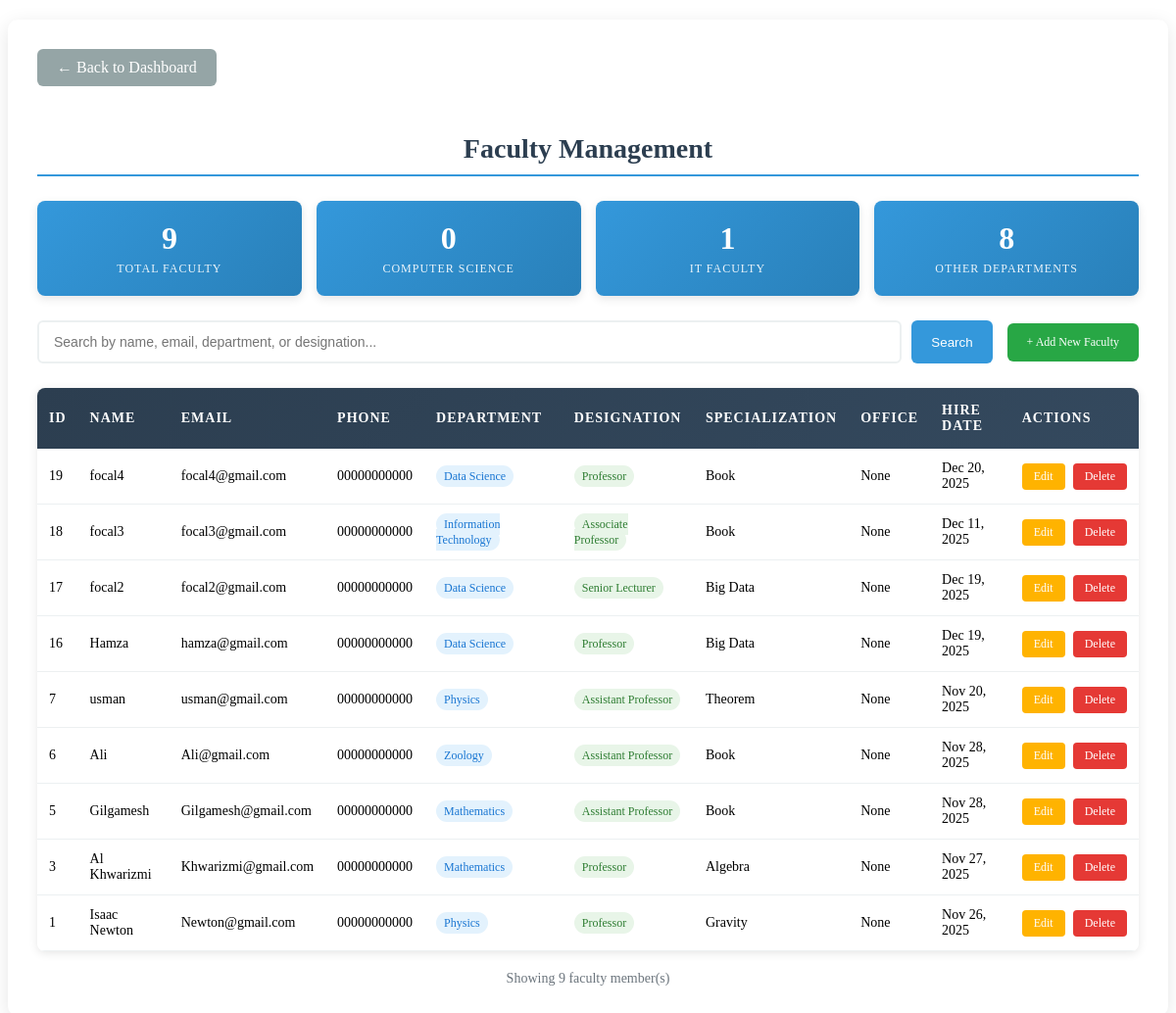
Screenshot of /Admin/View_faculty.php (signed in) with the database file from the repository.
### tables this page shows
CREATE TABLE `faculty` (
  `faculty_id` int(11) NOT NULL,
  `admin_id` int(11) NOT NULL,
  `name` varchar(100) NOT NULL,
  `username` varchar(50) NOT NULL,
  `email` varchar(100) NOT NULL,
  `phone` varchar(20) NOT NULL,
  `password` varchar(255) NOT NULL,
  `department` varchar(100) NOT NULL,
  `designation` varchar(100) NOT NULL,
  `specialization` varchar(255) DEFAULT NULL,
  `office_location` varchar(100) DEFAULT NULL,
  `office_hours` varchar(100) DEFAULT NULL,
  `address` varchar(255) DEFAULT NULL,
  `hire_date` date NOT NULL,
  `created_at` timestamp NOT NULL DEFAULT current_timestamp(),
  `is_focal_person` tinyint(1) DEFAULT 0,
  `focal_responsibility` varchar(255) DEFAULT NULL
);

### Admin/View_faculty.php (the view, shortened to what this page needs)
<?php
include("../db_connect.php");
$search = "";
if (isset($_GET['search']) && !empty($_GET['search'])) {
    $search = trim($_GET['search']);
    $stmt = $conn->prepare("SELECT * FROM faculty WHERE name LIKE ? OR email LIKE ? OR department LIKE ? OR designation LIKE ? ORDER BY faculty_id DESC");
    $search_param = "%$search%";
    $stmt->bind_param("ssss", $search_param, $search_param, $search_param, $search_param);
} else {
    $stmt = $conn->prepare("SELECT * FROM faculty ORDER BY faculty_id DESC");
}
$stmt->execute();
$result = $stmt->get_result();
$total_faculty = $conn->query("SELECT COUNT(*) as total FROM faculty")->fetch_assoc()['total'];
$cs_faculty = $conn->query("SELECT COUNT(*) as total FROM faculty WHERE department = 'Computer Science'")->fetch_assoc()['total'];
$it_faculty = $conn->query("SELECT COUNT(*) as total FROM faculty WHERE department = 'Information Technology'")->fetch_assoc()['total'];
?>
<!DOCTYPE html>
<html lang="en">
<head>
    <link rel="stylesheet" href="Css/View faculty.css">
</head>
<body>
    <div class="view-faculty-container">
        <a href="index.php" class="back-btn-faculty">← Back to Dashboard</a>
        <h2>Faculty Management</h2>
        <div class="faculty-stats">
            <div class="stat-card">
                <div class="stat-number"><?php echo $total_faculty; ?></div>
                <div class="stat-label">Total Faculty</div>
            </div>
            <div class="stat-card">
                <div class="stat-number"><?php echo $cs_faculty; ?></div>
                <div class="stat-label">Computer Science</div>
            </div>
            <div class="stat-card">
                <div class="stat-number"><?php echo $it_faculty; ?></div>
                <div class="stat-label">IT Faculty</div>
            </div>
            <div class="stat-card">
                <div class="stat-number"><?php echo $total_faculty - ($cs_faculty + $it_faculty); ?></div>
                <div class="stat-label">Other Departments</div>
            </div>
        </div>
        <div class="faculty-header">
            <form method="GET" action="" class="faculty-search">
                <input type="text" name="search" value="<?php echo htmlspecialchars($search); ?>" placeholder="Search by name, email, department, or designation...">
                <button type="submit">Search</button>
            </form>
            <a href="add_faculty.php" class="action-btn" style="background: #28a745; color: white; text-decoration: none; padding: 12px 20px; border-radius: 6px;">+ Add New Faculty</a>
        </div>
        <div class="faculty-table-container">
            <?php if ($result->num_rows > 0): ?>
                <table class="faculty-table">
                    <thead>
                        <tr>
                            <th>ID</th>
                            <th>Name</th>
                            <th>Email</th>
                            <th>Phone</th>
                            <th>Department</th>
                            <th>Designation</th>
                            <th>Specialization</th>
                            <th>Office</th>
                            <th>Hire Date</th>
                            <th>Actions</th>
                        </tr>
                    </thead>
                    <tbody>
                        <?php while ($faculty = $result->fetch_assoc()): ?>
                            <tr>
                                <td><?php echo $faculty['faculty_id']; ?></td>
                                <td><?php echo htmlspecialchars($faculty['name']); ?></td>
                                <td><?php echo htmlspecialchars($faculty['email']); ?></td>
                                <td><?php echo htmlspecialchars($faculty['phone']); ?></td>
                                <td><span class="department-badge"><?php echo htmlspecialchars($faculty['department']); ?></span></td>
                                <td><span class="designation-badge"><?php echo htmlspecialchars($faculty['designation']); ?></span></td>
                                <td><?php echo htmlspecialchars($faculty['specialization'] ?: 'N/A'); ?></td>
                                <td><?php echo htmlspecialchars($faculty['office_location'] ?: 'N/A'); ?></td>
                                <td><?php echo date('M d, Y', strtotime($faculty['hire_date'])); ?></td>
                                <td>
                                    <div class="faculty-actions">
                                        <a href="edit_faculty.php?id=<?php echo $faculty['faculty_id']; ?>" class="action-btn edit-faculty">Edit</a>
                                        <a href="delete_faculty.php?id=<?php echo $faculty['faculty_id']; ?>" class="action-btn delete-faculty" onclick="return confirm('Are you sure you want to delete this faculty member?')">Delete</a>
                                    </div>
                                </td>
                            </tr>
                        <?php endwhile; ?>
                    </tbody>
                </table>
            <?php endif; ?>
        </div>
        <?php if ($result->num_rows > 0): ?>
            <div style="margin-top: 20px; text-align: center; color: #6c757d; font-size: 14px;">
                Showing <?php echo $result->num_rows; ?> faculty member(s)
            </div>
        <?php endif; ?>
    </div>
</body>
</html>

### Admin/Css/view faculty.css (style rules this page uses)
.view-faculty-container { max-width: 1200px; margin: 20px auto; padding: 30px; background: #fff; border-radius: 10px; box-shadow: 0 5px 20px rgba(0,0,0,0.1); }
.view-faculty-container h2 { color: #2c3e50; margin-bottom: 25px; text-align: center; font-size: 28px; border-bottom: 2px solid #3498db; padding-bottom: 10px; }
.faculty-header { display: flex; justify-content: between; align-items: center; margin-bottom: 25px; flex-wrap: wrap; gap: 15px; }
.faculty-search { display: flex; gap: 10px; flex: 1; min-width: 300px; }
.faculty-search input { flex: 1; padding: 12px 15px; border: 2px solid #ecf0f1; border-radius: 6px; font-size: 14px; transition: all 0.3s ease; }
.faculty-search button { background: #3498db; color: white; padding: 12px 20px; border: none; border-radius: 6px; cursor: pointer; transition: all 0.3s ease; font-weight: 500; }
.faculty-stats { display: grid; grid-template-columns: repeat(auto-fit, minmax(150px, 1fr)); gap: 15px; margin-bottom: 25px; }
.stat-card { background: linear-gradient(135deg, #3498db, #2980b9); color: white; padding: 20px; border-radius: 8px; text-align: center; box-shadow: 0 3px 10px rgba(0,0,0,0.1); }
.stat-number { font-size: 32px; font-weight: bold; margin-bottom: 5px; }
.stat-label { font-size: 12px; text-transform: uppercase; letter-spacing: 1px; opacity: 0.9; }
.faculty-table-container { overflow-x: auto; border-radius: 8px; box-shadow: 0 2px 10px rgba(0,0,0,0.1); }
.faculty-table { width: 100%; border-collapse: collapse; background: white; min-width: 800px; }
.faculty-table thead { background: linear-gradient(135deg, #2c3e50, #34495e); }
.faculty-table th { color: white; padding: 15px 12px; text-align: left; font-weight: 600; font-size: 14px; text-transform: uppercase; letter-spacing: 1px; }
.faculty-table td { padding: 12px; border-bottom: 1px solid #ecf0f1; font-size: 14px; }
.faculty-table tbody tr { transition: all 0.3s ease; }
.department-badge { background: #e3f2fd; color: #1976d2; padding: 4px 8px; border-radius: 12px; font-size: 12px; font-weight: 500; }
.designation-badge { background: #e8f5e8; color: #2e7d32; padding: 4px 8px; border-radius: 12px; font-size: 12px; font-weight: 500; }
.faculty-actions { display: flex; gap: 8px; justify-content: center; }
.action-btn { padding: 6px 12px; border: none; border-radius: 4px; cursor: pointer; text-decoration: none; font-size: 12px; font-weight: 500; transition: all 0.3s ease; display: inline-flex; align-items: center; gap: 4px; }
.edit-faculty { background: #ffb300; color: #fff; }
.delete-faculty { background: #e53935; color: #fff; }
.back-btn-faculty { background: #95a5a6; color: white; padding: 10px 20px; text-decoration: none; border-radius: 6px; display: inline-flex; align-items: center; gap: 8px; margin-bottom: 25px; transition: all 0.3s ease; font-weight: 500; }

### rows the page displays
faculty: faculty_id "19", name "focal4", email "focal4@gmail.com", phone "00000000000", department "Data Science", designation "Professor", specialization "Book", office_location "None", hire_date "Dec 20, 2025"
faculty: faculty_id "18", name "focal3", email "focal3@gmail.com", phone "00000000000", department "Information Technology", designation "Associate Professor", specialization "Book", office_location "None", hire_date "Dec 11, 2025"
faculty: faculty_id "17", name "focal2", email "focal2@gmail.com", phone "00000000000", department "Data Science", designation "Senior Lecturer", specialization "Big Data", office_location "None", hire_date "Dec 19, 2025"
faculty: faculty_id "16", name "Hamza", email "hamza@gmail.com", phone "00000000000", department "Data Science", designation "Professor", specialization "Big Data", office_location "None", hire_date "Dec 19, 2025"
faculty: faculty_id "7", name "usman", email "usman@gmail.com", phone "00000000000", department "Physics", designation "Assistant Professor", specialization "Theorem", office_location "None", hire_date "Nov 20, 2025"
faculty: faculty_id "6", name "Ali", email "Ali@gmail.com", phone "00000000000", department "Zoology", designation "Assistant Professor", specialization "Book", office_location "None", hire_date "Nov 28, 2025"
faculty: faculty_id "5", name "Gilgamesh", email "Gilgamesh@gmail.com", phone "00000000000", department "Mathematics", designation "Assistant Professor", specialization "Book", office_location "None", hire_date "Nov 28, 2025"
faculty: faculty_id "3", name "Al Khwarizmi", email "Khwarizmi@gmail.com", phone "00000000000", department "Mathematics", designation "Professor", specialization "Algebra", office_location "None", hire_date "Nov 27, 2025"
faculty: faculty_id "1", name "Isaac Newton", email "Newton@gmail.com", phone "00000000000", department "Physics", designation "Professor", specialization "Gravity", office_location "None", hire_date "Nov 26, 2025"

### other values shown
$total_faculty "9"
$cs_faculty "0"
$it_faculty "1"
$total_faculty - ($cs_faculty + $it_faculty) "8"
$result->num_rows "9"
